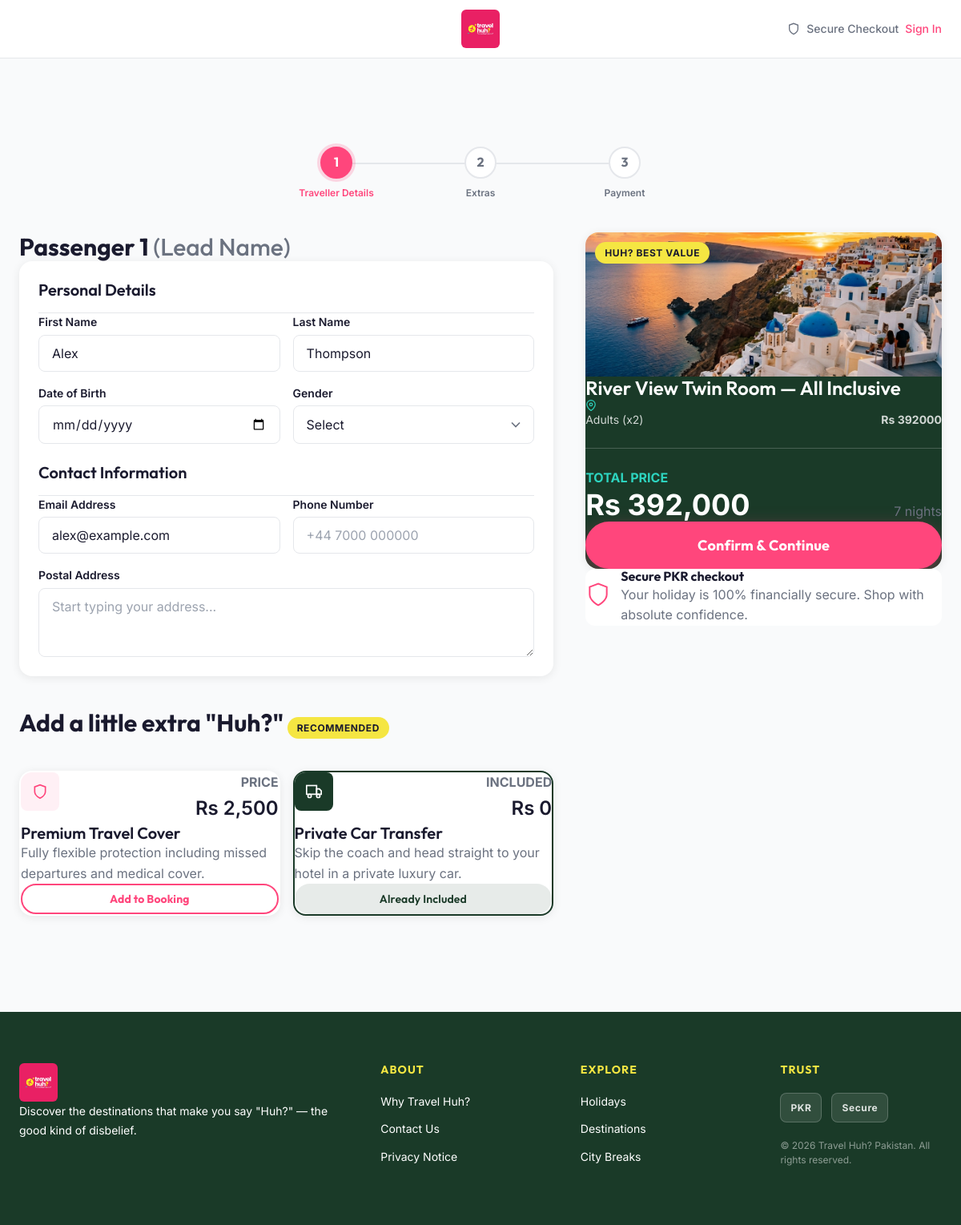
The page /checkout/?check_in=2026-07-15&check_out=2026-07-22&guests=2&room_id=7 on the database its author committed.
### travel/models.py (models this page shows, shortened)
class PhotoMixin:
    def get_image_url(self):
        photo = getattr(self, 'photo', None)
        if photo:
            return photo.url
        legacy = getattr(self, 'image', '') or ''
        if legacy:
            return staticfiles_storage.url(legacy)
        return staticfiles_storage.url('images/hotel-room.jpg')
    @property
    def image_url(self):
        return self.get_image_url()

class Room(PhotoMixin, models.Model):
    BED_TYPES = [
        ('Single', 'Single/twin'),
        ('Double', 'Double'),
        ('King', 'King'),
        ('Queen', 'Queen'),
        ('Bunk', 'Bunk bed'),
    ]
    hotel = models.ForeignKey(Hotel, related_name='rooms', on_delete=models.CASCADE)
    name = models.CharField(max_length=160)
    image = models.CharField(max_length=255, blank=True)
    photo = models.ImageField(upload_to='rooms/', blank=True)
    board_basis = models.CharField(max_length=80)
    price_per_person = models.DecimalField(max_digits=8, decimal_places=2)
    max_guests = models.PositiveIntegerField(default=2)
    features = models.JSONField(default=list, blank=True)
    room_offers = models.JSONField(default=list, blank=True)
    room_amenities = models.JSONField(default=list, blank=True)
    bed_type = models.CharField(max_length=50, choices=BED_TYPES, default='Double')
    number_of_bedrooms = models.PositiveIntegerField(default=1)
    kids_stay_free = models.BooleanField(default=False)

class Hotel(PhotoMixin, models.Model):
    PROPERTY_TYPES = [
        ('Hotel', 'Hotel'),
        ('Guesthouse', 'Guesthouse/bed and breakfast'),
        ('Apartment', 'Entire homes & apartments'),
        ('Flat', 'Apartment/Flat'),
        ('Resort', 'Resort'),
        ('Hostel', 'Hostel'),
        ('Homestay', 'Homestay'),
        ('House', 'Entire House'),
        ('HolidayPark', 'Holiday park/caravan park'),
    ]
    name = models.CharField(max_length=160)
    slug = models.SlugField(unique=True)
    owner = models.ForeignKey(User, on_delete=models.CASCADE, related_name='hotels', null=True, blank=True)
    destination = models.ForeignKey(Destination, related_name='hotels', on_delete=models.PROTECT, null=True, blank=True)
    image = models.CharField(max_length=255, blank=True)
    photo = models.ImageField(upload_to='hotels/', blank=True)
    rating = models.DecimalField(max_digits=2, decimal_places=1, default=5.0)
    price_per_person = models.DecimalField(max_digits=8, decimal_places=2)
    board_basis = models.CharField(max_length=80)
    facilities = models.JSONField(default=list)
    latitude = models.DecimalField(max_digits=9, decimal_places=6, null=True, blank=True)
    longitude = models.DecimalField(max_digits=9, decimal_places=6, null=True, blank=True)
    property_type = models.CharField(max_length=50, choices=PROPERTY_TYPES, default='Hotel')
    payment_options = models.JSONField(default=list, blank=True)
    location_rating = models.DecimalField(max_digits=3, decimal_places=1, default=8.0)
    distance_to_center = models.DecimalField(max_digits=5, decimal_places=2, default=5.0, help_text="Distance to center in km")
    special_tags = models.JSONField(default=list, blank=True)

### travel/views.py (the view, shortened to what this page needs)
# urls.py: path('checkout/', views.checkout, name='checkout'),
def checkout(request):
    start_date, end_date = parse_stay(request.GET.get('check_in'), request.GET.get('check_out'))
    guests = parse_guests(request.GET.get('guests'))
    nights = stay_nights(start_date, end_date)
    room = Room.objects.select_related('hotel').filter(pk=request.GET.get('room_id')).first()
    room_total = (room.price_per_person * guests * nights) if room else None
    transport_id = request.GET.get('transport_id')
    transport_route = TransportRoute.objects.filter(pk=transport_id).first() if transport_id else None
    transport_total = (transport_route.price_per_person * guests) if transport_route else None
    return render(request, 'checkout.html', {
        'check_in': start_date.isoformat(),
        'check_out': end_date.isoformat(),
        'guests': guests,
        'nights': stay_nights(start_date, end_date),
        'room': room,
        'room_total': room_total,
        'transport_route': transport_route,
        'transport_total': transport_total,
        'cover_price': TRAVEL_COVER_PRICE,
    })

### templates/checkout.html (shortened to what this page needs)
<!DOCTYPE html>
{% load static %}
<html lang="en">
<head>
  <link rel="stylesheet" href="{% static 'css/style.css' %}">
  <link rel="stylesheet" href="{% static 'css/components.css' %}">
</head>
<body class="bg-light">
  <nav class="navbar" id="navbar">
    <div class="navbar__inner" style="justify-content: center;">
      <a href="{% url 'home' %}" class="navbar__logo">
        <img src="{% static 'logo.jpeg' %}" alt="Travel Huh? Logo" class="site-logo">
      </a>
      <div style="position: absolute; right: var(--space-6); display: flex; align-items: center; gap: var(--space-2); color: var(--color-text-muted); font-size: var(--text-sm); font-weight: 500;">
        <svg width="16" height="16" viewBox="0 0 24 24" fill="none" stroke="currentColor" stroke-width="2"><path d="M12 22s8-4 8-10V5l-8-3-8 3v7c0 6 8 10 8 10z"></path></svg> Secure Checkout
        {% if user.is_authenticated %}<a href="{% url 'logout' %}" class="text-pink">Sign Out</a>{% else %}<a href="{% url 'login' %}" class="text-pink">Sign In</a>{% endif %}
      </div>
    </div>
  </nav>
  <main class="page-wrapper" style="padding-bottom: 80px;">
    <div class="container section section--sm">
      <div class="checkout-stepper mb-10">
        <div class="steps">
          <div class="step active">
            <div class="step__circle">1</div>
            <div class="step__label">Traveller Details</div>
          </div>
          <div class="step">
            <div class="step__circle">2</div>
            <div class="step__label">Extras</div>
          </div>
          <div class="step">
            <div class="step__circle">3</div>
            <div class="step__label">Payment</div>
          </div>
        </div>
      </div>
      <form class="checkout-layout" id="checkout-form" method="post" action="{% url 'checkout' %}">
        <div class="checkout-main">
          <h2 class="heading-3 mb-6">Passenger 1 <span class="text-muted text-lg fw-medium">(Lead Name)</span></h2>
          <div class="card p-6 mb-8">
            <h3 class="heading-5 mb-4 border-bottom pb-4" style="border-bottom: 1px solid var(--color-border); padding-bottom: 1rem;">Personal Details</h3>
            <div class="form-grid mb-6">
              <div class="form-group">
                <label class="form-label" for="firstName">First Name</label>
                <input type="text" id="firstName" name="first_name" class="form-input" placeholder="e.g. Alex" value="Alex">
              </div>
              <div class="form-group">
                <label class="form-label" for="lastName">Last Name</label>
                <input type="text" id="lastName" name="last_name" class="form-input" placeholder="e.g. Thompson" value="Thompson">
              </div>
              <div class="form-group">
                <label class="form-label" for="dob">Date of Birth</label>
                <input type="date" id="dob" name="date_of_birth" class="form-input">
              </div>
              <div class="form-group">
                <label class="form-label" for="gender">Gender</label>
                <select id="gender" name="gender" class="form-select">
                  <option value="" disabled selected>Select</option>
                </select>
              </div>
            </div>
            <h3 class="heading-5 mb-4 mt-6 border-bottom pb-4" style="border-bottom: 1px solid var(--color-border); padding-bottom: 1rem;">Contact Information</h3>
            <div class="form-grid">
              <div class="form-group">
                <label class="form-label" for="email">Email Address</label>
                <input type="email" id="email" name="email" class="form-input" placeholder="alex@example.com" value="alex@example.com">
              </div>
              <div class="form-group">
                <label class="form-label" for="phone">Phone Number</label>
                <input type="tel" id="phone" name="phone" class="form-input" placeholder="+44 7000 000000">
              </div>
              <div class="form-group" style="grid-column: 1 / -1;">
                <label class="form-label" for="address">Postal Address</label>
                <textarea id="address" name="address" class="form-input" rows="3" placeholder="Start typing your address..."></textarea>
              </div>
            </div>
          </div>
          <div class="section-header mb-4 mt-10">
            <h2 class="heading-3" style="display: inline-block;">Add a little extra "Huh?"</h2>
            <span class="badge badge--yellow ml-2" style="vertical-align: middle;">Recommended</span>
          </div>
          <div class="extras-grid">
            <div class="card p-5 extra-card">
              <div class="extra-card__header mb-3">
                <div class="extra-card__icon bg-pink-light text-pink">
                  <svg width="20" height="20" viewBox="0 0 24 24" fill="none" stroke="currentColor" stroke-width="2"><path d="M12 22s8-4 8-10V5l-8-3-8 3v7c0 6 8 10 8 10z"></path></svg>
                </div>
                <div class="text-right">
                  <div class="text-xs text-muted fw-bold text-uppercase">PRICE</div>
                  <div class="heading-4 text-text">Rs 2,500</div>
                </div>
              </div>
              <h4 class="heading-5 mb-2">Premium Travel Cover</h4>
              <p class="text-sm text-muted mb-4">Fully flexible protection including missed departures and medical cover.</p>
              <button class="btn btn--outline btn--sm w-100" type="button" id="btn-add-cover">Add to Booking</button>
            </div>
            <div class="card p-5 extra-card extra-card--included border-green">
              <div class="extra-card__header mb-3">
                <div class="extra-card__icon bg-green text-white">
                  <svg width="20" height="20" viewBox="0 0 24 24" fill="none" stroke="currentColor" stroke-width="2"><rect x="1" y="3" width="15" height="13"></rect><polygon points="16 8 20 8 23 11 23 16 16 16 16 8"></polygon><circle cx="5.5" cy="18.5" r="2.5"></circle><circle cx="18.5" cy="18.5" r="2.5"></circle></svg>
                </div>
                <div class="text-right">
                  <div class="text-xs text-muted fw-bold text-uppercase">INCLUDED</div>
                  <div class="heading-4 text-text">Rs 0</div>
                </div>
              </div>
              <h4 class="heading-5 mb-2">Private Car Transfer</h4>
              <p class="text-sm text-muted mb-4">Skip the coach and head straight to your hotel in a private luxury car.</p>
              <button class="btn btn--ghost btn--sm w-100" disabled style="color: var(--color-green); font-weight: 600; background: rgba(26,58,40,0.1); border-color: transparent;">Already Included</button>
            </div>
          </div>
        </div>
        <aside class="checkout-sidebar">
          <div class="summary-card card">
            <div class="summary-card__header">
              <span class="badge badge--yellow" style="position: absolute; top: 12px; left: 12px; z-index: 2;">HUH? BEST VALUE</span>
              <img src="{% if room %}{{ room.hotel.image_url }}{% else %}{% static 'images/dest-maldives.jpg' %}{% endif %}" alt="{% if room %}{{ room.hotel.name }}{% else %}Holiday summary{% endif %}" class="summary-card__img">
            </div>
            <div class="summary-card__body p-5 bg-green text-white">
              <h3 class="heading-4 mb-2 text-white" id="checkout-hotel-name">{% if room %}{{ room.name }} — {{ room.board_basis }}{% else %}Choose a northern Pakistan stay{% endif %}</h3>
              <div class="text-sm text-cyan mb-6 d-flex align-items-center gap-1">
                <svg width="14" height="14" viewBox="0 0 24 24" fill="none" stroke="currentColor" stroke-width="2"><path d="M21 10c0 7-9 13-9 13s-9-6-9-13a9 9 0 0 1 18 0z"></path><circle cx="12" cy="10" r="3"></circle></svg>
              </div>
              <div class="summary-list">
                <div class="summary-list__item">
                  <span id="checkout-adults-label">Adults (x{{ guests }})</span>
                  <span class="fw-bold" id="checkout-room-total">{% if room_total %}Rs {{ room_total|floatformat:0 }}{% else %}—{% endif %}</span>
                </div>
              </div>
              <div class="divider" style="background: rgba(255,255,255,0.2);"></div>
                <div class="summary-total d-flex justify-content-between align-items-end mb-6">
                <div>
                  <div class="text-xs text-uppercase fw-bold text-cyan mb-1">TOTAL PRICE</div>
                  <div class="heading-2 text-white" id="total-price"
                       data-room-total="{% if room_total %}{{ room_total }}{% else %}0{% endif %}"
                       data-transport-total="{% if transport_total %}{{ transport_total }}{% else %}0{% endif %}"
                       data-cover-price="{{ cover_price }}">
                  </div>
                </div>
                <div class="text-xs text-muted">{{ nights }} night{{ nights|pluralize }}</div>
              </div>
              <button class="btn btn--primary w-100" id="confirm-booking" type="button" style="font-size: var(--text-lg); padding: 1rem;">Confirm & Continue</button>
            </div>
          </div>
          <div class="trust-box bg-white border border-border p-4 rounded-lg mt-4 d-flex align-items-center gap-3">
            <div class="text-pink">
              <svg width="32" height="32" viewBox="0 0 24 24" fill="none" stroke="currentColor" stroke-width="1.5"><path d="M12 22s8-4 8-10V5l-8-3-8 3v7c0 6 8 10 8 10z"></path></svg>
            </div>
            <div>
              <h4 class="text-sm fw-bold">Secure PKR checkout</h4>
              <p class="text-xs text-muted">Your holiday is 100% financially secure. Shop with absolute confidence.</p>
            </div>
          </div>
        </aside>
      </form>
    </div>
  </main>
  <footer class="footer">
    <div class="container">
      <div class="footer__grid">
        <div class="footer__brand">
          <a href="{% url 'home' %}" class="footer__brand-logo">
            <img src="{% static 'logo.jpeg' %}" alt="Travel Huh? Logo" class="site-logo">
          </a>
          <p class="footer__brand-tagline">Discover the destinations that make you say "Huh?" — the good kind of disbelief.</p>
        </div>
        <div>
          <h4 class="footer__col-title">About</h4>
          <ul class="footer__links">
            <li><a href="#" class="footer__link">Why Travel Huh?</a></li>
            <li><a href="#" class="footer__link">Contact Us</a></li>
            <li><a href="#" class="footer__link">Privacy Notice</a></li>
          </ul>
        </div>
        <div>
          <h4 class="footer__col-title">Explore</h4>
          <ul class="footer__links">
            <li><a href="#" class="footer__link">Holidays</a></li>
            <li><a href="#" class="footer__link">Destinations</a></li>
            <li><a href="#" class="footer__link">City Breaks</a></li>
          </ul>
        </div>
        <div>
          <h4 class="footer__col-title">Trust</h4>
          <div class="footer__trust-badges">
            <span class="footer__trust-badge">PKR</span>
            <span class="footer__trust-badge">Secure</span>
          </div>
          <p style="font-size: var(--text-xs); color: rgba(255,255,255,0.5); line-height: 1.5;">© 2026 Travel Huh? Pakistan. All rights reserved.</p>
        </div>
      </div>
    </div>
  </footer>
</body>
</html>

### rows shown on the page
Room: hotel.image_url (picture), name "River View Twin Room", board_basis "All Inclusive"

### other values the page prints
{{ guests }} "2"
{{ room_total|floatformat:0 }} "392000"
{{ nights }} "7"
